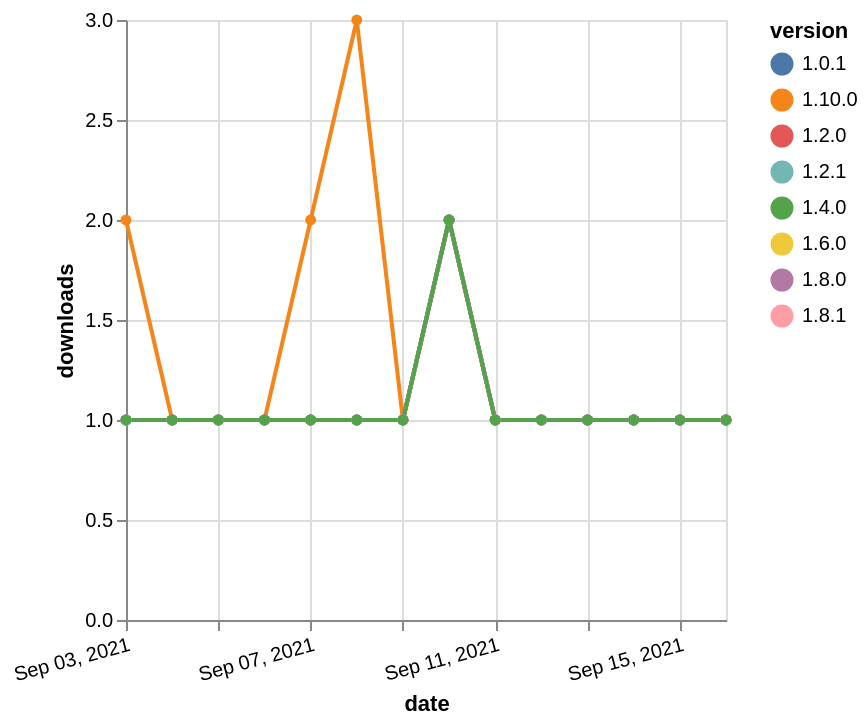

The Vega-Lite source for this figure:
### Vega-Lite specification from a JSON file in a GitHub repository (floating-point values rounded to 4 significant figures)
{"$schema": "https://vega.github.io/schema/vega-lite/v5.json", "description": "A simple bar chart with embedded data.", "data": {"values": [{"date": "2021-09-03", "total": 171, "delta": 1, "version": "1.6.0"}, {"date": "2021-09-04", "total": 172, "delta": 1, "version": "1.6.0"}, {"date": "2021-09-05", "total": 173, "delta": 1, "version": "1.6.0"}, {"date": "2021-09-06", "total": 174, "delta": 1, "version": "1.6.0"}, {"date": "2021-09-07", "total": 175, "delta": 1, "version": "1.6.0"}, {"date": "2021-09-08", "total": 176, "delta": 1, "version": "1.6.0"}, {"date": "2021-09-09", "total": 177, "delta": 1, "version": "1.6.0"}, {"date": "2021-09-10", "total": 179, "delta": 2, "version": "1.6.0"}, {"date": "2021-09-11", "total": 180, "delta": 1, "version": "1.6.0"}, {"date": "2021-09-12", "total": 181, "delta": 1, "version": "1.6.0"}, {"date": "2021-09-13", "total": 182, "delta": 1, "version": "1.6.0"}, {"date": "2021-09-14", "total": 183, "delta": 1, "version": "1.6.0"}, {"date": "2021-09-15", "total": 184, "delta": 1, "version": "1.6.0"}, {"date": "2021-09-16", "total": 185, "delta": 1, "version": "1.6.0"}, {"date": "2021-09-03", "total": 157, "delta": 1, "version": "1.8.0"}, {"date": "2021-09-04", "total": 158, "delta": 1, "version": "1.8.0"}, {"date": "2021-09-05", "total": 159, "delta": 1, "version": "1.8.0"}, {"date": "2021-09-06", "total": 160, "delta": 1, "version": "1.8.0"}, {"date": "2021-09-07", "total": 161, "delta": 1, "version": "1.8.0"}, {"date": "2021-09-08", "total": 162, "delta": 1, "version": "1.8.0"}, {"date": "2021-09-09", "total": 163, "delta": 1, "version": "1.8.0"}, {"date": "2021-09-10", "total": 165, "delta": 2, "version": "1.8.0"}, {"date": "2021-09-11", "total": 166, "delta": 1, "version": "1.8.0"}, {"date": "2021-09-12", "total": 167, "delta": 1, "version": "1.8.0"}, {"date": "2021-09-13", "total": 168, "delta": 1, "version": "1.8.0"}, {"date": "2021-09-14", "total": 169, "delta": 1, "version": "1.8.0"}, {"date": "2021-09-15", "total": 170, "delta": 1, "version": "1.8.0"}, {"date": "2021-09-16", "total": 171, "delta": 1, "version": "1.8.0"}, {"date": "2021-09-03", "total": 129, "delta": 2, "version": "1.10.0"}, {"date": "2021-09-04", "total": 130, "delta": 1, "version": "1.10.0"}, {"date": "2021-09-05", "total": 131, "delta": 1, "version": "1.10.0"}, {"date": "2021-09-06", "total": 132, "delta": 1, "version": "1.10.0"}, {"date": "2021-09-07", "total": 134, "delta": 2, "version": "1.10.0"}, {"date": "2021-09-08", "total": 137, "delta": 3, "version": "1.10.0"}, {"date": "2021-09-09", "total": 138, "delta": 1, "version": "1.10.0"}, {"date": "2021-09-10", "total": 140, "delta": 2, "version": "1.10.0"}, {"date": "2021-09-11", "total": 141, "delta": 1, "version": "1.10.0"}, {"date": "2021-09-12", "total": 142, "delta": 1, "version": "1.10.0"}, {"date": "2021-09-13", "total": 143, "delta": 1, "version": "1.10.0"}, {"date": "2021-09-14", "total": 144, "delta": 1, "version": "1.10.0"}, {"date": "2021-09-15", "total": 145, "delta": 1, "version": "1.10.0"}, {"date": "2021-09-16", "total": 146, "delta": 1, "version": "1.10.0"}, {"date": "2021-09-03", "total": 244, "delta": 1, "version": "1.0.1"}, {"date": "2021-09-04", "total": 245, "delta": 1, "version": "1.0.1"}, {"date": "2021-09-05", "total": 246, "delta": 1, "version": "1.0.1"}, {"date": "2021-09-06", "total": 247, "delta": 1, "version": "1.0.1"}, {"date": "2021-09-07", "total": 248, "delta": 1, "version": "1.0.1"}, {"date": "2021-09-08", "total": 249, "delta": 1, "version": "1.0.1"}, {"date": "2021-09-09", "total": 250, "delta": 1, "version": "1.0.1"}, {"date": "2021-09-10", "total": 252, "delta": 2, "version": "1.0.1"}, {"date": "2021-09-11", "total": 253, "delta": 1, "version": "1.0.1"}, {"date": "2021-09-12", "total": 254, "delta": 1, "version": "1.0.1"}, {"date": "2021-09-13", "total": 255, "delta": 1, "version": "1.0.1"}, {"date": "2021-09-14", "total": 256, "delta": 1, "version": "1.0.1"}, {"date": "2021-09-15", "total": 257, "delta": 1, "version": "1.0.1"}, {"date": "2021-09-16", "total": 258, "delta": 1, "version": "1.0.1"}, {"date": "2021-09-03", "total": 136, "delta": 1, "version": "1.8.1"}, {"date": "2021-09-04", "total": 137, "delta": 1, "version": "1.8.1"}, {"date": "2021-09-05", "total": 138, "delta": 1, "version": "1.8.1"}, {"date": "2021-09-06", "total": 139, "delta": 1, "version": "1.8.1"}, {"date": "2021-09-07", "total": 140, "delta": 1, "version": "1.8.1"}, {"date": "2021-09-08", "total": 141, "delta": 1, "version": "1.8.1"}, {"date": "2021-09-09", "total": 142, "delta": 1, "version": "1.8.1"}, {"date": "2021-09-10", "total": 144, "delta": 2, "version": "1.8.1"}, {"date": "2021-09-11", "total": 145, "delta": 1, "version": "1.8.1"}, {"date": "2021-09-12", "total": 146, "delta": 1, "version": "1.8.1"}, {"date": "2021-09-13", "total": 147, "delta": 1, "version": "1.8.1"}, {"date": "2021-09-14", "total": 148, "delta": 1, "version": "1.8.1"}, {"date": "2021-09-15", "total": 149, "delta": 1, "version": "1.8.1"}, {"date": "2021-09-16", "total": 150, "delta": 1, "version": "1.8.1"}, {"date": "2021-09-03", "total": 228, "delta": 1, "version": "1.2.0"}, {"date": "2021-09-04", "total": 229, "delta": 1, "version": "1.2.0"}, {"date": "2021-09-05", "total": 230, "delta": 1, "version": "1.2.0"}, {"date": "2021-09-06", "total": 231, "delta": 1, "version": "1.2.0"}, {"date": "2021-09-07", "total": 232, "delta": 1, "version": "1.2.0"}, {"date": "2021-09-08", "total": 233, "delta": 1, "version": "1.2.0"}, {"date": "2021-09-09", "total": 234, "delta": 1, "version": "1.2.0"}, {"date": "2021-09-10", "total": 236, "delta": 2, "version": "1.2.0"}, {"date": "2021-09-11", "total": 237, "delta": 1, "version": "1.2.0"}, {"date": "2021-09-12", "total": 238, "delta": 1, "version": "1.2.0"}, {"date": "2021-09-13", "total": 239, "delta": 1, "version": "1.2.0"}, {"date": "2021-09-14", "total": 240, "delta": 1, "version": "1.2.0"}, {"date": "2021-09-15", "total": 241, "delta": 1, "version": "1.2.0"}, {"date": "2021-09-16", "total": 242, "delta": 1, "version": "1.2.0"}, {"date": "2021-09-03", "total": 203, "delta": 1, "version": "1.2.1"}, {"date": "2021-09-04", "total": 204, "delta": 1, "version": "1.2.1"}, {"date": "2021-09-05", "total": 205, "delta": 1, "version": "1.2.1"}, {"date": "2021-09-06", "total": 206, "delta": 1, "version": "1.2.1"}, {"date": "2021-09-07", "total": 207, "delta": 1, "version": "1.2.1"}, {"date": "2021-09-08", "total": 208, "delta": 1, "version": "1.2.1"}, {"date": "2021-09-09", "total": 209, "delta": 1, "version": "1.2.1"}, {"date": "2021-09-10", "total": 211, "delta": 2, "version": "1.2.1"}, {"date": "2021-09-11", "total": 212, "delta": 1, "version": "1.2.1"}, {"date": "2021-09-12", "total": 213, "delta": 1, "version": "1.2.1"}, {"date": "2021-09-13", "total": 214, "delta": 1, "version": "1.2.1"}, {"date": "2021-09-14", "total": 215, "delta": 1, "version": "1.2.1"}, {"date": "2021-09-15", "total": 216, "delta": 1, "version": "1.2.1"}, {"date": "2021-09-16", "total": 217, "delta": 1, "version": "1.2.1"}, {"date": "2021-09-03", "total": 187, "delta": 1, "version": "1.4.0"}, {"date": "2021-09-04", "total": 188, "delta": 1, "version": "1.4.0"}, {"date": "2021-09-05", "total": 189, "delta": 1, "version": "1.4.0"}, {"date": "2021-09-06", "total": 190, "delta": 1, "version": "1.4.0"}, {"date": "2021-09-07", "total": 191, "delta": 1, "version": "1.4.0"}, {"date": "2021-09-08", "total": 192, "delta": 1, "version": "1.4.0"}, {"date": "2021-09-09", "total": 193, "delta": 1, "version": "1.4.0"}, {"date": "2021-09-10", "total": 195, "delta": 2, "version": "1.4.0"}, {"date": "2021-09-11", "total": 196, "delta": 1, "version": "1.4.0"}, {"date": "2021-09-12", "total": 197, "delta": 1, "version": "1.4.0"}, {"date": "2021-09-13", "total": 198, "delta": 1, "version": "1.4.0"}, {"date": "2021-09-14", "total": 199, "delta": 1, "version": "1.4.0"}, {"date": "2021-09-15", "total": 200, "delta": 1, "version": "1.4.0"}, {"date": "2021-09-16", "total": 201, "delta": 1, "version": "1.4.0"}]}, "width": "container", "mark": {"type": "line", "point": {"filled": true}}, "encoding": {"x": {"field": "date", "type": "temporal", "timeUnit": "yearmonthdate", "title": "date", "axis": {"labelAngle": -15}}, "y": {"field": "delta", "type": "quantitative", "title": "downloads"}, "color": {"field": "version", "type": "nominal"}, "tooltip": {"field": "delta"}}}
